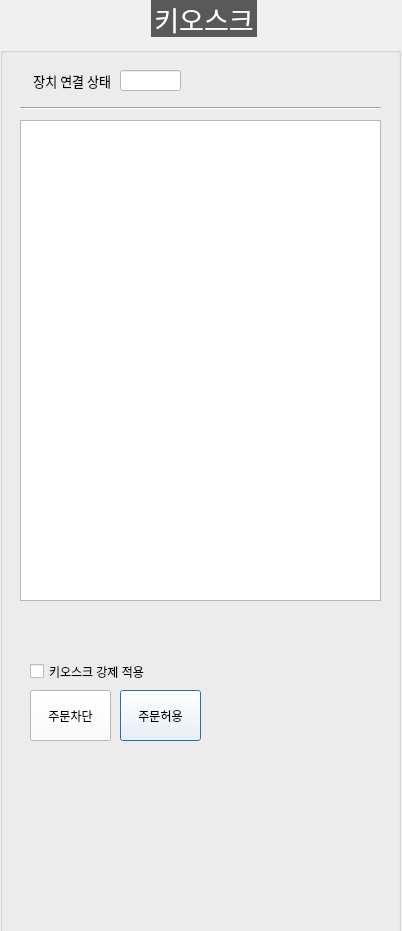
<?xml version="1.0" encoding="UTF-8"?>
<ui version="4.0">
 <class>DialogKiosk</class>
 <widget class="QDialog" name="DialogKiosk">
  <property name="geometry">
   <rect>
    <x>0</x>
    <y>0</y>
    <width>402</width>
    <height>931</height>
   </rect>
  </property>
  <property name="windowTitle">
   <string>Dialog</string>
  </property>
  <widget class="QGroupBox" name="GB_KIOSK">
   <property name="geometry">
    <rect>
     <x>0</x>
     <y>0</y>
     <width>401</width>
     <height>971</height>
    </rect>
   </property>
   <property name="font">
    <font>
     <family>함초롬돋움</family>
     <pointsize>20</pointsize>
     <weight>50</weight>
     <italic>false</italic>
     <bold>false</bold>
    </font>
   </property>
   <property name="styleSheet">
    <string notr="true">QGroupBox  {
    margin-top: 10px;
	font: 20pt &quot;함초롬돋움&quot;;
}

QGroupBox::title  {
    subcontrol-origin: margin;
    subcontrol-position: top center;
    padding: 10px 8000px 10px 8000px;
    background-color: #595959;
    color: rgb(255, 255, 255);
}
QLabel {
	font: 10pt &quot;함초롬돋움&quot;;
}
QComboBox{
	font: 10pt &quot;함초롬돋움&quot;;
	background-color: #ffffff
}
QPushButton{
	font: 10pt &quot;함초롬돋움&quot;;
	background-color: #ffffff
}
QLineEdit{
	font: 10pt &quot;함초롬돋움&quot;;
	background-color: #ffffff
}



</string>
   </property>
   <property name="title">
    <string>키오스크</string>
   </property>
   <widget class="QLineEdit" name="LE_KIOSK_CONNECTION">
    <property name="geometry">
     <rect>
      <x>120</x>
      <y>70</y>
      <width>61</width>
      <height>21</height>
     </rect>
    </property>
    <property name="font">
     <font>
      <family>함초롬돋움</family>
      <pointsize>10</pointsize>
      <weight>50</weight>
      <italic>false</italic>
      <bold>false</bold>
     </font>
    </property>
    <property name="readOnly">
     <bool>true</bool>
    </property>
   </widget>
   <widget class="QLabel" name="label_110">
    <property name="geometry">
     <rect>
      <x>20</x>
      <y>70</y>
      <width>91</width>
      <height>21</height>
     </rect>
    </property>
    <property name="font">
     <font>
      <family>함초롬돋움</family>
      <pointsize>10</pointsize>
      <weight>50</weight>
      <italic>false</italic>
      <bold>false</bold>
     </font>
    </property>
    <property name="text">
     <string>장치 연결 상태</string>
    </property>
    <property name="alignment">
     <set>Qt::AlignRight|Qt::AlignTrailing|Qt::AlignVCenter</set>
    </property>
   </widget>
   <widget class="Line" name="line_37">
    <property name="geometry">
     <rect>
      <x>20</x>
      <y>100</y>
      <width>361</width>
      <height>16</height>
     </rect>
    </property>
    <property name="font">
     <font>
      <pointsize>11</pointsize>
     </font>
    </property>
    <property name="orientation">
     <enum>Qt::Horizontal</enum>
    </property>
   </widget>
   <widget class="QListWidget" name="LW_ORDERS">
    <property name="geometry">
     <rect>
      <x>20</x>
      <y>120</y>
      <width>361</width>
      <height>481</height>
     </rect>
    </property>
   </widget>
   <widget class="QCheckBox" name="CB_FORCE_KIOSK">
    <property name="geometry">
     <rect>
      <x>30</x>
      <y>660</y>
      <width>151</width>
      <height>23</height>
     </rect>
    </property>
    <property name="text">
     <string>키오스크 강제 적용</string>
    </property>
   </widget>
   <widget class="QPushButton" name="BTN_FORCE_ORDER_PASS">
    <property name="geometry">
     <rect>
      <x>120</x>
      <y>690</y>
      <width>81</width>
      <height>51</height>
     </rect>
    </property>
    <property name="text">
     <string>주문허용</string>
    </property>
   </widget>
   <widget class="QPushButton" name="BTN_FORCE_ORDER_BLOCK">
    <property name="geometry">
     <rect>
      <x>30</x>
      <y>690</y>
      <width>81</width>
      <height>51</height>
     </rect>
    </property>
    <property name="text">
     <string>주문차단</string>
    </property>
   </widget>
  </widget>
 </widget>
 <resources/>
 <connections/>
</ui>
